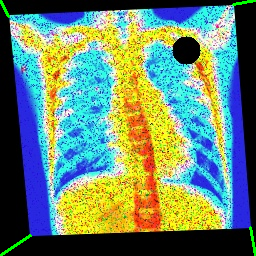
#> input picture test.png, 256 x 256 px
$ python -i noise.py   (imports and definitions only)
#> lines starting #> are read from the running program, lines starting #| are printed output that depends on the picture; after the words box and inside, x2 and y2 are one past the last pixel; in counts of white or black regions, pixels touching at a corner belong together
import numpy as np
import cv2


def gray(image: np.ndarray):
    """Convert an image in BGR color space to grayscale

    Args:
        image (np.ndarray): Image in BGR color space

    Returns:
        np.ndarray: Grayscale image
    """
    return cv2.cvtColor(image, cv2.COLOR_BGR2GRAY)


def np_int(image: np.ndarray):
    """Convert a numpy array to 8 bit integer type

    Args:
        image (np.ndarray): Input array

    Returns:
        np.ndarray: 8 bit integer type array
    """
    return image.astype(np.int8)


def remove_noise(image: np.ndarray):
    """Performs multiple types of noise removal on an input `image`

    Args:
        image (np.ndarray): Input image

    Returns:
        np.ndarray: Image with noise removed
    """
    processed_image = image.copy()

    # Phase 1 - Median Thresholding
    gray_image = gray(image)
    median_image = cv2.medianBlur(processed_image, ksize=15)
    pepper = threshFilter(gray_image < 130, 8)
    processed_image[pepper] = median_image[pepper]

    # Phase 2 - Gaussian Thresholding
    gaussian_image = cv2.GaussianBlur(processed_image, ksize=(5, 5), sigmaX=0)
    diff = np_int(gray(processed_image)) - np_int(gray(gaussian_image))
    pep = (diff < -30)
    processed_image[pep] = gaussian_image[pep]

    # Phase 3 - Non-local means denoising
    b, g, r = cv2.split(processed_image)
    b = cv2.fastNlMeansDenoising(
        b,
        h=9,
        templateWindowSize=7,
        searchWindowSize=21
    )
    g = cv2.fastNlMeansDenoising(
        g,
        h=9,
        templateWindowSize=7,
        searchWindowSize=21
    )
    r = cv2.fastNlMeansDenoising(
        r,
        h=11,
        templateWindowSize=7,
        searchWindowSize=21
    )
    processed_image = cv2.merge([b, g, r])

    # Phase 4 - YCrCb Thresholding
    processed_image = cv2.cvtColor(processed_image, cv2.COLOR_BGR2YCrCb)
    y, cr, cb = cv2.split(processed_image)

    median_y = cv2.medianBlur(y, ksize=9)
    diff = np_int(y) - np_int(median_y)
    noise = threshFilter(diff < -25, 4)
    y[noise] = median_y[noise]

    processed_image = cv2.merge([y, cr, cb])
    processed_image = cv2.cvtColor(processed_image, cv2.COLOR_YCrCb2BGR)

    return processed_image


def threshFilter(thresh: np.ndarray, maxArea: int):
    """Given an input threshold image, filters out any contours with an area greater than `maxArea`

    Args:
        thresh (np.ndarray): Input threshold image
        maxArea (int): Maximum area of contours

    Returns:
        np.ndarray: Filtered Threshold image
    """
    # Create an empty mask to store the noise
    thresh_small = thresh.copy().astype(np.uint8)

    # Find contours in the binary image
    contours, _ = cv2.findContours(
        thresh_small, cv2.RETR_LIST, cv2.CHAIN_APPROX_SIMPLE)

    # Remove all contours >4 as these are not noise
    for contour in contours:
        if cv2.contourArea(contour) > maxArea:
            cv2.drawContours(
                thresh_small, [contour], -1, 0, thickness=cv2.FILLED)

    return thresh_small.astype(bool)

>>> import cv2
>>> picture = cv2.imread('test.png')
#> picture is the input picture: shape (256, 256, 3); mean B, G, R 112.9, 135.7, 107.1
>>> result = remove_noise(picture)
#> in threshFilter, `thresh_small = thresh.copy().astype(np.uint8)`:
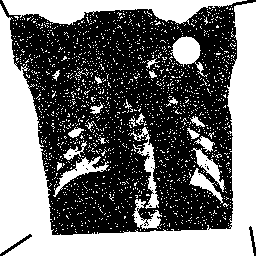
#> thresh_small: shape (256, 256); values 0 (black) and 1 (white), 44.8% white; 1832 white regions (1806 under 20 px)
#> in threshFilter, `contours, _ = cv2.findContours( thresh_small, cv2.RETR_LIST, cv2.CHAIN..`: contours = 1902 contours, 1882 with area under 20; largest, box (x1, y1, x2, y2) and area: (0, 2, 256, 256) 17910, (2, 0, 247, 25) 3058, (170, 36, 208, 77) 611, (130, 127, 159, 209) 484, (53, 156, 109, 197) 454
#> the loop in threshFilter, `for contour in contours:` made 1902 passes
#> contour on passes 1 to 3: [[57, 233]], [[120, 231]], [[88, 231], [88, 232]]
#> after the loop in threshFilter, `for contour in contours:`: thresh_small: shape (256, 256); values 0 (black) and 1 (white), 5.2% white in thin lines or dots, all inside (x1, y1, x2, y2) = (13, 6, 236, 234)
#> in remove_noise, `processed_image[pepper] = median_image[pepper]`: processed_image: shape (256, 256, 3); 5.18% of pixels changed, all inside (x1, y1, x2, y2) = (13, 6, 236, 234)
#> in remove_noise, `pep = (diff < -30)`: pep: shape (256, 256) bool; 6.9% white in thin lines or dots
#> in remove_noise, `processed_image[pep] = gaussian_image[pep]`: processed_image: shape (256, 256, 3); mean B, G, R 118.3, 144.1, 113.3
#> in remove_noise, `b, g, r = cv2.split(processed_image)`:
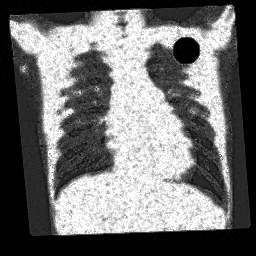
#> r: shape (256, 256); min 0, max 255, mean 113.3
#> in remove_noise, `processed_image = cv2.cvtColor(processed_image, cv2.COLOR_BGR2YCrCb)`: processed_image: shape (256, 256, 3); mean of channels 0, 1, 2 132, 114.8, 120.3
#> in remove_noise, `y, cr, cb = cv2.split(processed_image)`:
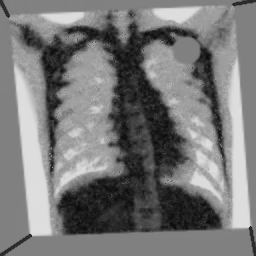
#> cb: shape (256, 256); min 9, max 225, mean 120.3
#> in remove_noise, `diff = np_int(y) - np_int(median_y)`:
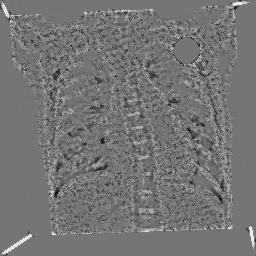
#> diff: shape (256, 256) int8; min -103, max 121, mean 0.2; drawn with min black and max white
#> call 2 of threshFilter, with maxArea = 4
#> in threshFilter (call 2), `thresh_small = thresh.copy().astype(np.uint8)`: thresh_small: shape (256, 256); values 0 (black) and 1 (white), 6% white in thin lines or dots
#> in threshFilter (call 2), `contours, _ = cv2.findContours( thresh_small, cv2.RETR_LIST, cv2.CHAIN..`: contours = 1272 contours, 1261 with area under 20; largest, box (x1, y1, x2, y2) and area: (186, 127, 198, 141) 45, (211, 189, 224, 205) 38, (88, 162, 109, 174) 38, (52, 69, 61, 81) 38, (191, 116, 205, 127) 34
#> the loop in threshFilter (call 2), `for contour in contours:` made 1272 passes
#> contour on passes 2 to 4: [[1, 251]], [[255, 246]], [[255, 238], [255, 241]]
#> after the loop in threshFilter (call 2), `for contour in contours:`:
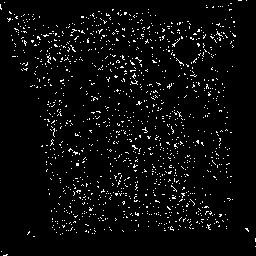
#> thresh_small: shape (256, 256); values 0 (black) and 1 (white), 4.2% white in thin lines or dots
#> in remove_noise, `y[noise] = median_y[noise]`:
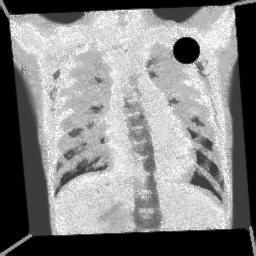
#> y: shape (256, 256); min 0, max 253, mean 133.4
#> in remove_noise, `processed_image = cv2.merge([y, cr, cb])`: processed_image: shape (256, 256, 3); mean of channels 0, 1, 2 133.4, 114.8, 120.3
#> in remove_noise, `processed_image = cv2.cvtColor(processed_image, cv2.COLOR_YCrCb2BGR)`:
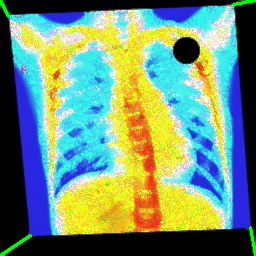
#> processed_image: shape (256, 256, 3); mean B, G, R 119.7, 145.6, 114.7
